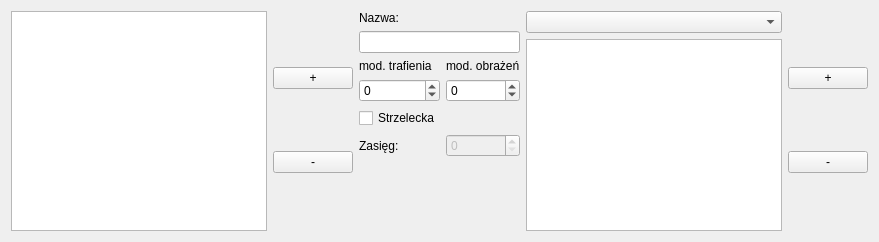
        <widget class="QWidget" name="tab_6" >
         <attribute name="title" >
          <string>Dodaj broń</string>
         </attribute>
         <layout class="QGridLayout" >
          <item row="0" column="0" >
           <layout class="QHBoxLayout" >
            <item>
             <widget class="QListWidget" name="NewWeaponList" >
              <property name="selectionRectVisible" >
               <bool>true</bool>
              </property>
              <property name="sortingEnabled" >
               <bool>true</bool>
              </property>
             </widget>
            </item>
            <item>
             <layout class="QVBoxLayout" >
              <item>
               <widget class="QPushButton" name="NewWeaponAdd" >
                <property name="text" >
                 <string>+</string>
                </property>
               </widget>
              </item>
              <item>
               <widget class="QPushButton" name="NewWeaponDel" >
                <property name="text" >
                 <string>-</string>
                </property>
               </widget>
              </item>
             </layout>
            </item>
            <item>
             <layout class="QVBoxLayout" >
              <item>
               <widget class="QLabel" name="label_6" >
                <property name="text" >
                 <string>Nazwa:</string>
                </property>
               </widget>
              </item>
              <item>
               <widget class="QLineEdit" name="NewWeaponName" />
              </item>
              <item>
               <layout class="QGridLayout" >
                <item row="1" column="0" >
                 <widget class="QSpinBox" name="NewWeaponHit" >
                  <property name="minimum" >
                   <number>-9</number>
                  </property>
                  <property name="maximum" >
                   <number>10</number>
                  </property>
                 </widget>
                </item>
                <item row="1" column="1" >
                 <widget class="QSpinBox" name="NewWeaponDamage" >
                  <property name="minimum" >
                   <number>-9</number>
                  </property>
                  <property name="maximum" >
                   <number>10</number>
                  </property>
                 </widget>
                </item>
                <item row="0" column="0" >
                 <widget class="QLabel" name="label_5" >
                  <property name="text" >
                   <string>mod. trafienia</string>
                  </property>
                 </widget>
                </item>
                <item row="0" column="1" >
                 <widget class="QLabel" name="label_4" >
                  <property name="text" >
                   <string>mod. obrażeń</string>
                  </property>
                 </widget>
                </item>
                <item row="2" column="0" >
                 <widget class="QCheckBox" name="NewWeaponIsRange" >
                  <property name="text" >
                   <string>Strzelecka</string>
                  </property>
                 </widget>
                </item>
                <item row="3" column="0" >
                 <widget class="QLabel" name="label_27" >
                  <property name="text" >
                   <string>Zasięg:</string>
                  </property>
                 </widget>
                </item>
                <item row="3" column="1" >
                 <widget class="QSpinBox" name="NewWeaponRange" >
                  <property name="enabled" >
                   <bool>false</bool>
                  </property>
                  <property name="maximum" >
                   <number>500</number>
                  </property>
                 </widget>
                </item>
               </layout>
              </item>
              <item>
               <spacer>
                <property name="orientation" >
                 <enum>Qt::Vertical</enum>
                </property>
                <property name="sizeHint" >
                 <size>
                  <width>20</width>
                  <height>40</height>
                 </size>
                </property>
               </spacer>
              </item>
             </layout>
            </item>
            <item>
             <layout class="QVBoxLayout" >
              <item>
               <widget class="QComboBox" name="NewWeaponSkills" />
              </item>
              <item>
               <widget class="QListWidget" name="NewWeaponSkillsAdded" >
                <property name="selectionRectVisible" >
                 <bool>true</bool>
                </property>
                <property name="sortingEnabled" >
                 <bool>true</bool>
                </property>
               </widget>
              </item>
             </layout>
            </item>
            <item>
             <layout class="QVBoxLayout" >
              <item>
               <widget class="QPushButton" name="NewWeaponSkillAdd" >
                <property name="text" >
                 <string>+</string>
                </property>
               </widget>
              </item>
              <item>
               <widget class="QPushButton" name="NewWeaponSkillDel" >
                <property name="text" >
                 <string>-</string>
                </property>
               </widget>
              </item>
             </layout>
            </item>
           </layout>
          </item>
         </layout>
        </widget>
